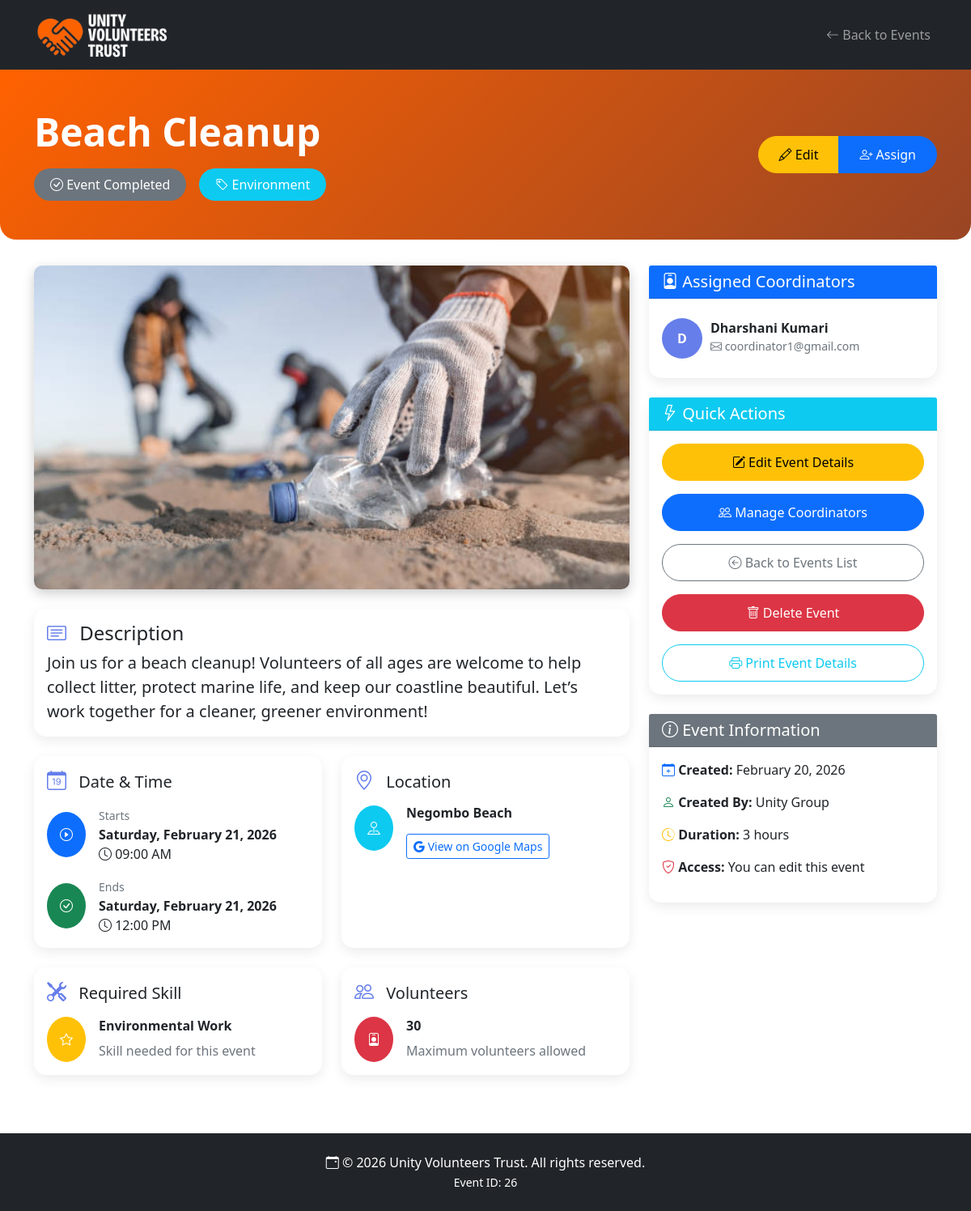
The app's page /presentation/view_event.php?id=26 (signed in) with its own data.
### tables this page shows
CREATE TABLE IF NOT EXISTS `events` (
  `eventId` int NOT NULL AUTO_INCREMENT,
  `eventName` varchar(200) NOT NULL,
  `eventDescription` text,
  `category` varchar(100) DEFAULT NULL,
  `location` varchar(150) DEFAULT NULL,
  `googleMapLink` varchar(255) DEFAULT NULL,
  `startDate` date NOT NULL,
  `endDate` date NOT NULL,
  `startTime` time DEFAULT NULL,
  `endTime` time DEFAULT NULL,
  `maxVolunteers` int DEFAULT '0',
  `requiredSkillId` int DEFAULT NULL,
  `eventImage` varchar(255) DEFAULT NULL,
  `createdBy` int NOT NULL,
  `createdAt` timestamp NULL DEFAULT CURRENT_TIMESTAMP,
  `status` enum('Active','Cancelled') DEFAULT 'Active',
  PRIMARY KEY (`eventId`),
  KEY `idx_requiredSkillId` (`requiredSkillId`),
  KEY `idx_createdBy` (`createdBy`),
  KEY `idx_dates` (`startDate`,`endDate`),
  KEY `idx_status` (`status`)
);

CREATE TABLE IF NOT EXISTS `skills` (
  `skillId` int NOT NULL AUTO_INCREMENT,
  `skillName` varchar(50) NOT NULL,
  PRIMARY KEY (`skillId`),
  UNIQUE KEY `skillName` (`skillName`)
);

CREATE TABLE IF NOT EXISTS `users` (
  `userId` int NOT NULL AUTO_INCREMENT,
  `name` varchar(100) NOT NULL,
  `email` varchar(100) NOT NULL,
  `password` varchar(255) NOT NULL,
  `telephoneNo` varchar(20) DEFAULT NULL,
  `location` varchar(100) DEFAULT NULL,
  `gender` enum('Male','Female','Other','Prefer not to say') NOT NULL,
  `role` enum('Volunteer','Admin','Coordinator','Organizer','Volunteer+Organizer') DEFAULT 'Volunteer',
  PRIMARY KEY (`userId`),
  UNIQUE KEY `email` (`email`)
);

### presentation/view_event.php (the view, shortened to what the rows shown need)
<?php
$userId = $_SESSION['userId'];
$eventData = new EventData();
$eventId = $_GET['id'] ?? 0;
$event = $eventData->getEventById($eventId);
$coordinators = $eventData->getAllCoordinators();
$assignedCoordinators = [];
if (!empty($event['coordinatorIds'])) {
    $coordinatorIds = explode(',', $event['coordinatorIds']);
    $assignedCoordinators = array_filter($coordinators, function($coord) use ($coordinatorIds) {
        return in_array($coord['userId'], $coordinatorIds);
    });
}
$skills = $eventData->getAllSkills();
$skillName = 'No specific skill required';
foreach ($skills as $skill) {
    if ($skill['skillId'] == $event['requiredSkillId']) {
        $skillName = $skill['skillName'];
        break;
    }
}
$eventDateTime = $event['endDate'] . ' ' . $event['endTime'];
$isEventOver = strtotime($eventDateTime) < time();
?>
<!DOCTYPE html>
<html lang="en">
<head>
    <link href="https://cdn.jsdelivr.net/npm/bootstrap@5.1.3/dist/css/bootstrap.min.css" rel="stylesheet">
    <link rel="stylesheet" href="https://cdn.jsdelivr.net/npm/bootstrap-icons@1.8.1/font/bootstrap-icons.css">
</head>
<body>
    <div class="event-header">
        <div class="container">
            <div class="row align-items-center">
                <div class="col-md-8">
                    <h1 class="display-5 fw-bold"><?php echo htmlspecialchars($event['eventName']); ?></h1>
                    <div class="d-flex align-items-center mt-3">
                        <?php if ($isEventOver): ?>
                            <span class="status-badge bg-secondary">
                                <i class="bi bi-check-circle"></i> Event Completed
                            </span>
                        <?php else: ?>
                            <span class="status-badge bg-success">
                                <i class="bi bi-clock"></i> Upcoming Event
                            </span>
                        <?php endif; ?>
                        <span class="ms-3 status-badge bg-info">
                            <i class="bi bi-tag"></i> <?php echo htmlspecialchars($event['category'] ?? 'General'); ?>
                        </span>
                    </div>
                </div>
                        <?php if ($eventData->canUserEditEvent($eventId, $userId)): ?>
                            <a href="events.php?action=edit&id=<?php echo $eventId; ?>"
                               class="btn btn-warning action-btn">
                                <i class="bi bi-pencil"></i> Edit
                            </a>
                        <?php endif; ?>
            </div>
        </div>
    </div>
    <div class="container">
        <div class="row">
            <div class="col-lg-8">
                <?php if ($event['eventImage']): ?>
                    <div class="mb-4">
                        <img src="../<?php echo htmlspecialchars($event['eventImage']); ?>"
                             class="event-image w-100"
                             alt="<?php echo htmlspecialchars($event['eventName']); ?>">
                    </div>
                <?php endif; ?>
                <div class="card detail-card mb-4">
                    <div class="card-body">
                        <h4 class="card-title">
                            <i class="bi bi-card-text info-icon"></i> Description
                        </h4>
                        <p class="card-text fs-5">
                            <?php echo nl2br(htmlspecialchars($event['eventDescription'] ?: 'No description provided.')); ?>
                        </p>
                    </div>
                </div>
                <div class="row">
                    <div class="col-md-6 mb-4">
                        <div class="card detail-card h-100">
                            <div class="card-body">
                                <div class="mt-3">
                                    <div class="d-flex align-items-center mb-3">
                                        <div>
                                            <small class="text-muted">Starts</small>
                                            <div class="fw-bold">
                                                <?php echo date('l, F j, Y', strtotime($event['startDate'])); ?>
                                            </div>
                                            <div>
                                                <i class="bi bi-clock"></i>
                                                <?php echo date('h:i A', strtotime($event['startTime'])); ?>
                                            </div>
                                        </div>
                                    </div>
                                    <div class="d-flex align-items-center">
                                        <div>
                                            <small class="text-muted">Ends</small>
                                            <div class="fw-bold">
                                                <?php echo date('l, F j, Y', strtotime($event['endDate'])); ?>
                                            </div>
                                            <div>
                                                <i class="bi bi-clock"></i>
                                                <?php echo date('h:i A', strtotime($event['endTime'])); ?>
                                            </div>
                                        </div>
                                    </div>
                                </div>
                            </div>
                        </div>
                    </div>
                    <div class="col-md-6 mb-4">
                        <div class="card detail-card h-100">
                            <div class="card-body">
                                <div class="mt-3">
                                    <div class="d-flex align-items-start">
                                        <div>
                                            <h6 class="fw-bold"><?php echo htmlspecialchars($event['location']); ?></h6>
                                            <?php if ($event['googleMapLink']): ?>
                                                <a href="<?php echo htmlspecialchars($event['googleMapLink']); ?>"
                                                   target="_blank"
                                                   class="btn btn-outline-primary btn-sm mt-2">
                                                    <i class="bi bi-google"></i> View on Google Maps
                                                </a>
                                            <?php else: ?>
                                                <p class="text-muted mt-2">No map link provided</p>
                                            <?php endif; ?>
                                        </div>
                                    </div>
                                </div>
                            </div>
                        </div>
                    </div>
                </div>
                <div class="row">
                    <div class="col-md-6 mb-4">
                        <div class="card detail-card h-100">
                            <div class="card-body">
                                <div class="mt-3">
                                    <div class="d-flex align-items-center">
                                        <div>
                                            <h6 class="fw-bold"><?php echo htmlspecialchars($skillName); ?></h6>
                                            <p class="text-muted mb-0">Skill needed for this event</p>
                                        </div>
                                    </div>
                                </div>
                            </div>
                        </div>
                    </div>
                    <div class="col-md-6 mb-4">
                        <div class="card detail-card h-100">
                            <div class="card-body">
                                <div class="mt-3">
                                    <div class="d-flex align-items-center">
                                        <div>
                                            <h6 class="fw-bold">
                                                <?php echo $event['maxVolunteers'] > 0 ? $event['maxVolunteers'] : 'Unlimited'; ?>
                                            </h6>
                                            <p class="text-muted mb-0">Maximum volunteers allowed</p>
                                        </div>
                                    </div>
                                </div>
                            </div>
                        </div>
                    </div>
                </div>
            </div>
            <div class="col-lg-4">
                <div class="card detail-card mb-4">
                    <div class="card-body">
                        <?php if (!empty($assignedCoordinators)): ?>
                            <div class="list-group list-group-flush">
                                <?php foreach ($assignedCoordinators as $coordinator): ?>
                                    <div class="list-group-item border-0 px-0">
                                        <div class="d-flex align-items-center">
                                            <div class="coordinator-avatar">
                                                <?php echo strtoupper(substr($coordinator['name'], 0, 1)); ?>
                                            </div>
                                            <div>
                                                <h6 class="fw-bold mb-0"><?php echo htmlspecialchars($coordinator['name']); ?></h6>
                                                <small class="text-muted">
                                                    <i class="bi bi-envelope"></i> <?php echo htmlspecialchars($coordinator['email']); ?>
                                                </small>
                                            </div>
                                        </div>
                                    </div>
                                <?php endforeach; ?>
                            </div>
                        <?php endif; ?>
                    </div>
                </div>
                            <?php if ($eventData->canUserEditEvent($eventId, $userId)): ?>
                                <form method="POST" action="events.php" class="d-grid">
                                    <input type="hidden" name="action" value="delete">
                                    <input type="hidden" name="eventId" value="<?php echo $eventId; ?>">
                                    <button type="submit"
                                            class="btn btn-danger action-btn"
                                            onclick="return confirm('Are you sure? This will permanently delete this event.')">
                                        <i class="bi bi-trash"></i> Delete Event
                                    </button>
                                </form>
                            <?php endif; ?>
                <div class="card detail-card">
                    <div class="card-body">
                        <ul class="list-unstyled">
                            <li class="mb-3">
                                <i class="bi bi-calendar-plus text-primary"></i>
                                <strong>Created:</strong>
                                <?php echo date('F j, Y', strtotime($event['createdAt'])); ?>
                            </li>
                            <li class="mb-3">
                                <i class="bi bi-person text-success"></i>
                                <strong>Created By:</strong>
                                <?php
                                    $creator = $eventData->getUserById($event['createdBy']);
                                    echo $creator ? htmlspecialchars($creator['name']) : 'Unknown';
                                ?>
                            </li>
                            <li class="mb-3">
                                <i class="bi bi-clock-history text-warning"></i>
                                <strong>Duration:</strong>
                                <?php
                                    $start = strtotime($event['startDate'] . ' ' . $event['startTime']);
                                    $end = strtotime($event['endDate'] . ' ' . $event['endTime']);
                                    $hours = round(($end - $start) / 3600, 1);
                                    echo $hours . ' hours';
                                ?>
                            </li>
                            <li>
                                <i class="bi bi-shield-check text-danger"></i>
                                <strong>Access:</strong>
                                <?php
                                    if ($eventData->canUserEditEvent($eventId, $userId)) {
                                        echo 'You can edit this event';
                                    } else {
                                        echo 'View only';
                                    }
                                ?>
                            </li>
                        </ul>
                    </div>
                </div>
            </div>
        </div>
    </div>
</body>
</html>

### records on screen
events: eventName "Beach Cleanup", category "Environment", eventImage (picture), eventDescription "Join us for a beach cleanup! Volunteers of all ages are welcome to help collect litter, protect marine life, and keep our coastline beautiful. Let’s work together for a cleaner, greener environment!", startDate "Saturday, February 21, 2026", startTime "09:00 AM", endDate "Saturday, February 21, 2026", endTime "12:00 PM", location "Negombo Beach", maxVolunteers "30", createdAt "February 20, 2026", hours "3"
skills: skillName "Environmental Work"
users: name "D", name "Dharshani Kumari", email "coordinator1@gmail.com"
users: name "Unity Group"

### other values on screen
$eventId "26"
